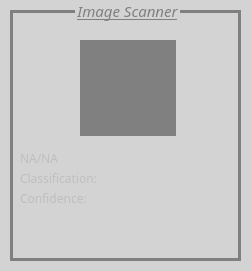
     <widget class="QGroupBox" name="imageScannerGroupbox">
      <property name="enabled">
       <bool>false</bool>
      </property>
      <property name="geometry">
       <rect>
        <x>510</x>
        <y>140</y>
        <width>251</width>
        <height>271</height>
       </rect>
      </property>
      <property name="font">
       <font>
        <family>Segoe UI Black</family>
        <pointsize>11</pointsize>
        <italic>true</italic>
        <underline>true</underline>
       </font>
      </property>
      <property name="styleSheet">
       <string notr="true">        QGroupBox {
            border: 3px solid #bf4e30; /* Border color */
			background-color:#c6ccb2;
margin:10px
        }
		QGroupBox:disabled{
		background-color: lightgray;
		border: 3px solid gray;
}
        QGroupBox::title {
			subcontrol-position:above;
			padding-top: -20px;
        }
           QGroupBox::title:disabled {
                color: gray;
            }</string>
      </property>
      <property name="title">
       <string>Image Scanner</string>
      </property>
      <widget class="QLabel" name="thumbnailClass">
       <property name="geometry">
        <rect>
         <x>20</x>
         <y>170</y>
         <width>191</width>
         <height>16</height>
        </rect>
       </property>
       <property name="font">
        <font>
         <family>Segoe UI Black</family>
         <pointsize>9</pointsize>
        </font>
       </property>
       <property name="text">
        <string>Classification:</string>
       </property>
      </widget>
      <widget class="QLabel" name="thumbnailConfidence">
       <property name="geometry">
        <rect>
         <x>20</x>
         <y>190</y>
         <width>201</width>
         <height>16</height>
        </rect>
       </property>
       <property name="font">
        <font>
         <family>Segoe UI Black</family>
         <pointsize>9</pointsize>
        </font>
       </property>
       <property name="text">
        <string>Confidence:</string>
       </property>
      </widget>
      <widget class="QLabel" name="thumbnailStatus">
       <property name="geometry">
        <rect>
         <x>20</x>
         <y>150</y>
         <width>201</width>
         <height>16</height>
        </rect>
       </property>
       <property name="font">
        <font>
         <family>Segoe UI Black</family>
         <pointsize>9</pointsize>
        </font>
       </property>
       <property name="text">
        <string>NA/NA</string>
       </property>
      </widget>
      <widget class="QLabel" name="scanThumbnailImageLabel">
       <property name="geometry">
        <rect>
         <x>80</x>
         <y>40</y>
         <width>96</width>
         <height>96</height>
        </rect>
       </property>
       <property name="styleSheet">
        <string notr="true">QLabel {
	background-color: #b0aa96 

}
QLabel:disabled {
	background-color: gray;
}</string>
       </property>
       <property name="text">
        <string/>
       </property>
       <property name="alignment">
        <set>Qt::AlignCenter</set>
       </property>
      </widget>
     </widget>
